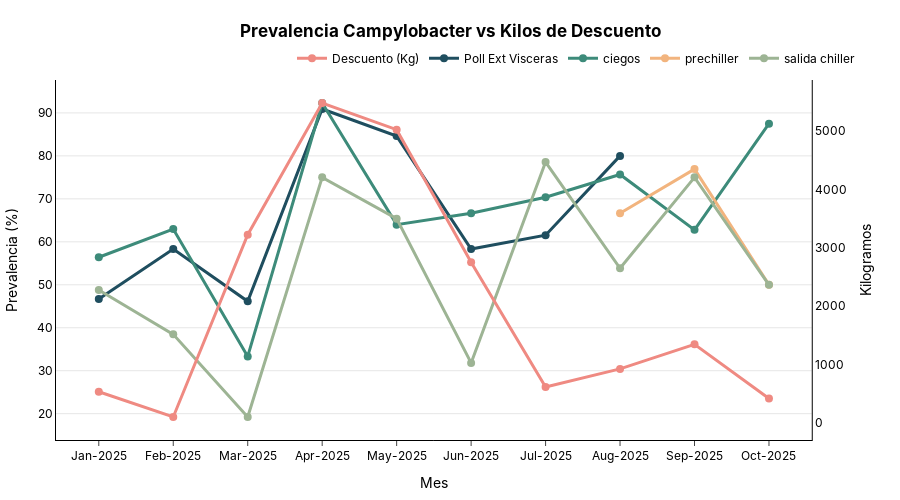

Here is the notebook cell this chart was saved with:
### Code cell
fig = plot_line(
    df=df_campy,
    x_col="month",
    y_col="prev",
    group_col="etapa",
    secondary_y_col="Descuento (Kg)",  # <--- Esto activa el eje derecho
    secondary_y_title="Kilogramos",
    x_title="Mes",
    y_title="Prevalencia (%)",
    title="Prevalencia Campylobacter vs Kilos de Descuento",
    line_colors={
        "Poll Ext Visceras": "#1f4e5f",
        "ciegos": "#3d8b7a",
        "salida chiller": "#9db494",
        "prechiller": "#f2b47e",
        "Descuento (Kg)": "#ef8a82" # Color salmón para el eje derecho
    },
    height = 500,
    width = 900,
)

fig.show()
s3.save_plotly_html(fig, "campy_line.html")

### Figure 1 — Plotly figure (JSON) as saved in the notebook; plotly's stock layout.template omitted (floating-point values rounded to 4 significant figures)
{"data": [{"hovertemplate": "<b>month:</b> %{x}<br><b>Descuento (Kg):</b> %{y:.1f}<br><extra></extra>", "line": {"color": "#ef8a82", "shape": "linear", "width": 3}, "marker": {"color": "#ef8a82", "size": 8}, "mode": "lines+markers", "name": "Descuento (Kg)", "type": "scatter", "x": ["Jan-2025", "Feb-2025", "Mar-2025", "Apr-2025", "May-2025", "Jun-2025", "Jul-2025", "Aug-2025", "Sep-2025", "Oct-2025"], "xaxis": "x", "y": [537, 104, 3224, 5480, 5024.0, 2753.0, 617, 927, 1348.0, 422], "yaxis": "y2"}, {"hovertemplate": "<b>month:</b> %{x}<br><b>Poll Ext Visceras:</b> %{y:.1f}<br><extra></extra>", "line": {"color": "#1f4e5f", "shape": "linear", "width": 3}, "marker": {"color": "#1f4e5f", "size": 8}, "mode": "lines+markers", "name": "Poll Ext Visceras", "type": "scatter", "x": ["Jan-2025", "Feb-2025", "Mar-2025", "Apr-2025", "May-2025", "Jun-2025", "Jul-2025", "Aug-2025", "Sep-2025", "Oct-2025"], "xaxis": "x", "y": [46.67, 58.33, 46.15, 90.91, 84.62, 58.33, 61.54, 80, null, null], "yaxis": "y"}, {"hovertemplate": "<b>month:</b> %{x}<br><b>ciegos:</b> %{y:.1f}<br><extra></extra>", "line": {"color": "#3d8b7a", "shape": "linear", "width": 3}, "marker": {"color": "#3d8b7a", "size": 8}, "mode": "lines+markers", "name": "ciegos", "type": "scatter", "x": ["Jan-2025", "Feb-2025", "Mar-2025", "Apr-2025", "May-2025", "Jun-2025", "Jul-2025", "Aug-2025", "Sep-2025", "Oct-2025"], "xaxis": "x", "y": [56.41, 62.96, 33.33, 92.31, 64, 66.67, 70.37, 75.68, 62.79, 87.5], "yaxis": "y"}, {"hovertemplate": "<b>month:</b> %{x}<br><b>prechiller:</b> %{y:.1f}<br><extra></extra>", "line": {"color": "#f2b47e", "shape": "linear", "width": 3}, "marker": {"color": "#f2b47e", "size": 8}, "mode": "lines+markers", "name": "prechiller", "type": "scatter", "x": ["Jan-2025", "Feb-2025", "Mar-2025", "Apr-2025", "May-2025", "Jun-2025", "Jul-2025", "Aug-2025", "Sep-2025", "Oct-2025"], "xaxis": "x", "y": [null, null, null, null, null, null, null, 66.67, 76.92, 50], "yaxis": "y"}, {"hovertemplate": "<b>month:</b> %{x}<br><b>salida chiller:</b> %{y:.1f}<br><extra></extra>", "line": {"color": "#9db494", "shape": "linear", "width": 3}, "marker": {"color": "#9db494", "size": 8}, "mode": "lines+markers", "name": "salida chiller", "type": "scatter", "x": ["Jan-2025", "Feb-2025", "Mar-2025", "Apr-2025", "May-2025", "Jun-2025", "Jul-2025", "Aug-2025", "Sep-2025", "Oct-2025"], "xaxis": "x", "y": [48.78, 38.46, 19.23, 75, 65.38, 31.82, 78.57, 53.85, 75, 50], "yaxis": "y"}], "layout": {"font": {"color": "black", "family": "Inter, Arial, sans-serif"}, "height": 500, "hovermode": "x unified", "legend": {"orientation": "h", "x": 1, "xanchor": "right", "y": 1.02, "yanchor": "bottom"}, "margin": {"b": 40, "l": 40, "r": 40, "t": 80}, "paper_bgcolor": "rgba(0,0,0,0)", "plot_bgcolor": "rgba(0,0,0,0)", "title": {"text": "<b>Prevalencia Campylobacter vs Kilos de Descuento<b>", "x": 0.5, "xanchor": "center", "y": 0.95, "yanchor": "top"}, "width": 900, "xaxis": {"anchor": "y", "domain": [0, 0.94], "linecolor": "black", "linewidth": 1, "showline": true, "ticks": "outside", "title": {"text": "Mes"}}, "yaxis": {"anchor": "x", "domain": [0, 1], "gridcolor": "rgba(0,0,0,0.1)", "linecolor": "black", "linewidth": 1, "showgrid": true, "showline": true, "title": {"text": "Prevalencia (%)"}}, "yaxis2": {"anchor": "x", "linecolor": "black", "linewidth": 1, "overlaying": "y", "showgrid": false, "showline": true, "side": "right", "title": {"text": "Kilogramos"}}}}
